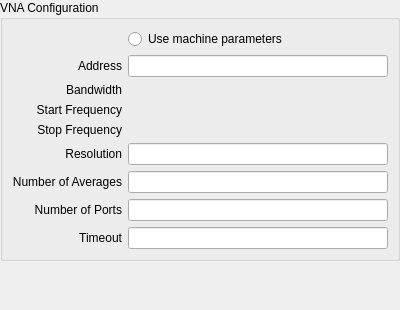
<?xml version="1.0" encoding="UTF-8"?>
<ui version="4.0">
 <class>form</class>
 <widget class="QWidget" name="form">
  <property name="geometry">
   <rect>
    <x>0</x>
    <y>0</y>
    <width>400</width>
    <height>310</height>
   </rect>
  </property>
  <property name="windowTitle">
   <string>Form</string>
  </property>
  <layout class="QVBoxLayout" name="verticalLayout">
   <property name="margin">
    <number>0</number>
   </property>
   <item>
    <widget class="QGroupBox" name="groupBox">
     <property name="title">
      <string>VNA Configuration</string>
     </property>
     <layout class="QGridLayout" name="gridLayout">
      <item row="8" column="1">
       <widget class="QLineEdit" name="portsLineEdit"/>
      </item>
      <item row="3" column="1">
       <widget class="UnitInputWidget" name="bandwidthInput" native="true"/>
      </item>
      <item row="5" column="1">
       <widget class="UnitInputWidget" name="stopFreqInput" native="true"/>
      </item>
      <item row="4" column="1">
       <widget class="UnitInputWidget" name="startFreqInput" native="true"/>
      </item>
      <item row="2" column="0">
       <widget class="QLabel" name="addressLabel">
        <property name="text">
         <string>Address</string>
        </property>
        <property name="alignment">
         <set>Qt::AlignRight|Qt::AlignTrailing|Qt::AlignVCenter</set>
        </property>
       </widget>
      </item>
      <item row="2" column="1">
       <widget class="QLineEdit" name="addressLineEdit"/>
      </item>
      <item row="3" column="0">
       <widget class="QLabel" name="bandwidthLabel">
        <property name="text">
         <string>Bandwidth</string>
        </property>
        <property name="alignment">
         <set>Qt::AlignRight|Qt::AlignTrailing|Qt::AlignVCenter</set>
        </property>
       </widget>
      </item>
      <item row="4" column="0">
       <widget class="QLabel" name="startFreqLabel">
        <property name="text">
         <string>Start Frequency</string>
        </property>
        <property name="alignment">
         <set>Qt::AlignRight|Qt::AlignTrailing|Qt::AlignVCenter</set>
        </property>
       </widget>
      </item>
      <item row="5" column="0">
       <widget class="QLabel" name="stopFreqLabel">
        <property name="text">
         <string>Stop Frequency</string>
        </property>
        <property name="alignment">
         <set>Qt::AlignRight|Qt::AlignTrailing|Qt::AlignVCenter</set>
        </property>
       </widget>
      </item>
      <item row="6" column="0">
       <widget class="QLabel" name="resolutionLabel">
        <property name="text">
         <string>Resolution</string>
        </property>
        <property name="alignment">
         <set>Qt::AlignRight|Qt::AlignTrailing|Qt::AlignVCenter</set>
        </property>
       </widget>
      </item>
      <item row="6" column="1">
       <widget class="QLineEdit" name="resolutionLineEdit"/>
      </item>
      <item row="7" column="0">
       <widget class="QLabel" name="averageLabel">
        <property name="text">
         <string>Number of Averages</string>
        </property>
        <property name="alignment">
         <set>Qt::AlignRight|Qt::AlignTrailing|Qt::AlignVCenter</set>
        </property>
       </widget>
      </item>
      <item row="7" column="1">
       <widget class="QLineEdit" name="averageLineEdit"/>
      </item>
      <item row="8" column="0">
       <widget class="QLabel" name="portsLabel">
        <property name="text">
         <string>Number of Ports</string>
        </property>
        <property name="alignment">
         <set>Qt::AlignRight|Qt::AlignTrailing|Qt::AlignVCenter</set>
        </property>
       </widget>
      </item>
      <item row="9" column="0">
       <widget class="QLabel" name="timeoutLabel">
        <property name="text">
         <string>Timeout</string>
        </property>
        <property name="alignment">
         <set>Qt::AlignRight|Qt::AlignTrailing|Qt::AlignVCenter</set>
        </property>
       </widget>
      </item>
      <item row="9" column="1">
       <widget class="QLineEdit" name="timeoutLineEdit"/>
      </item>
      <item row="0" column="1">
       <widget class="QRadioButton" name="machineParamsBool">
        <property name="text">
         <string>Use machine parameters</string>
        </property>
       </widget>
      </item>
     </layout>
    </widget>
   </item>
   <item>
    <spacer name="verticalSpacer">
     <property name="orientation">
      <enum>Qt::Vertical</enum>
     </property>
     <property name="sizeHint" stdset="0">
      <size>
       <width>20</width>
       <height>40</height>
      </size>
     </property>
    </spacer>
   </item>
  </layout>
 </widget>
 <customwidgets>
  <customwidget>
   <class>UnitInputWidget</class>
   <extends>QWidget</extends>
   <header>snpanalyzer/gui/widget/unitinput.h</header>
   <container>1</container>
  </customwidget>
 </customwidgets>
 <resources/>
 <connections/>
</ui>
